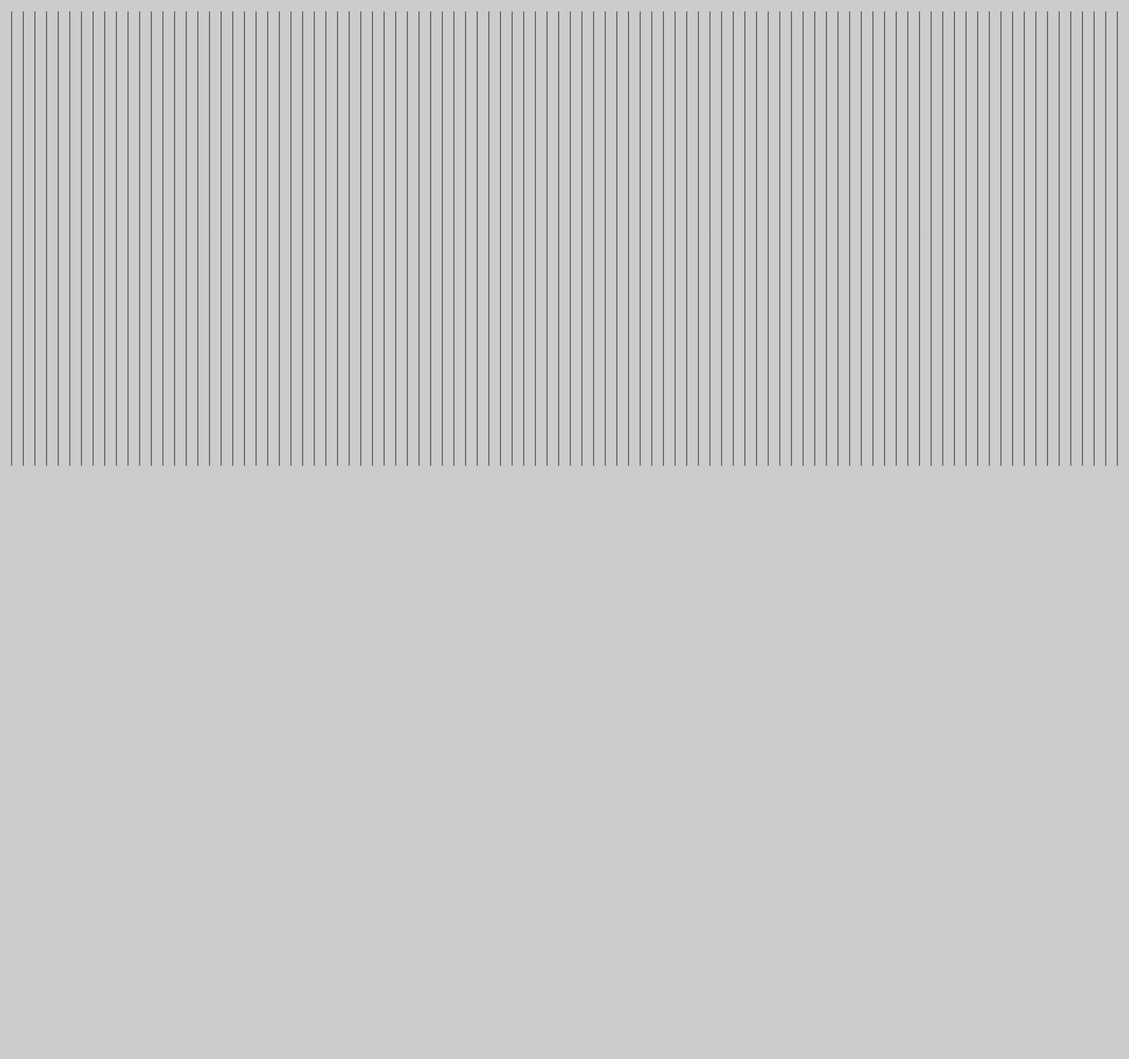
Frame 1 (no input)
Frame 60 (no input): identical to frame 1, image omitted
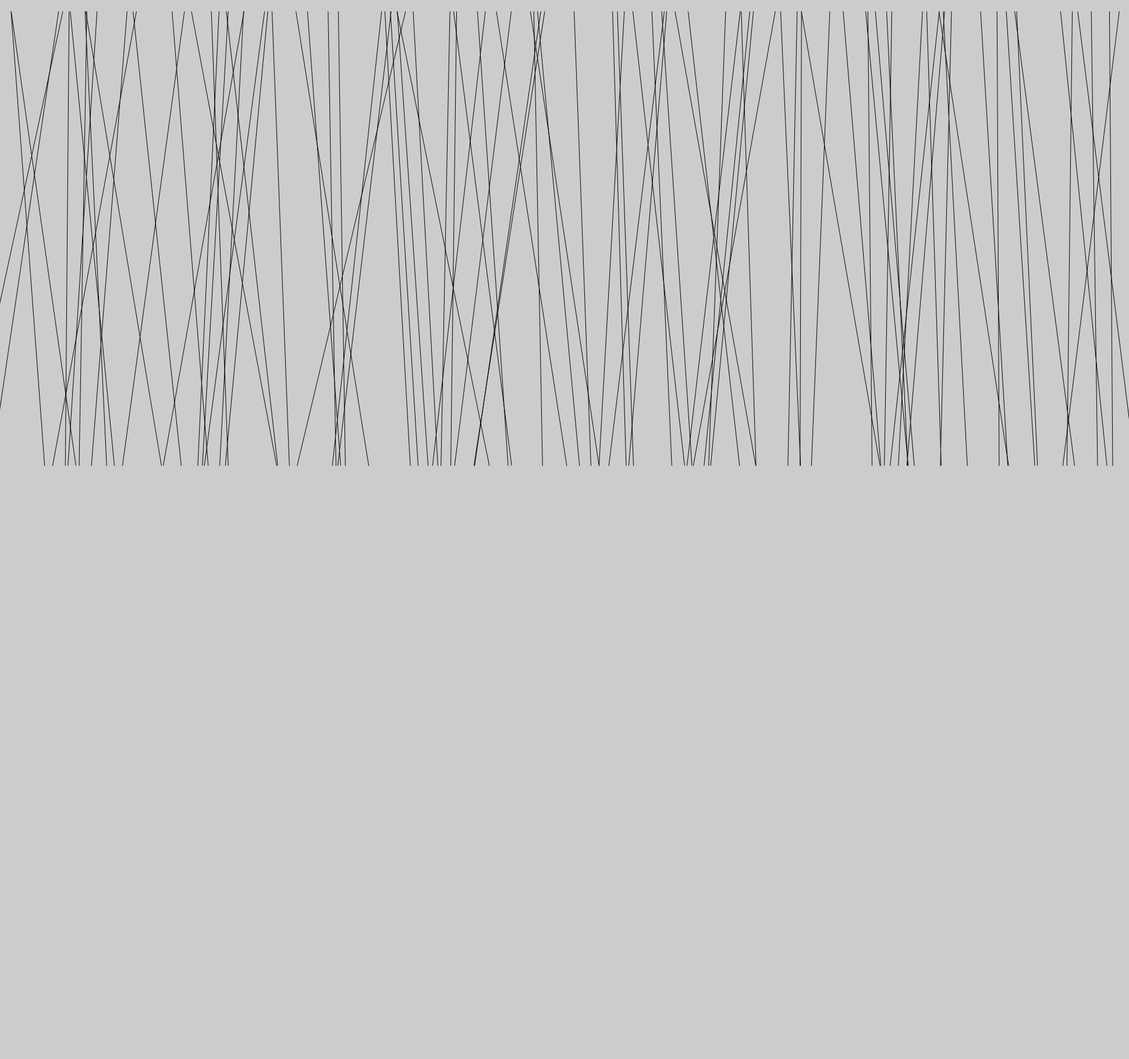
Frame 120 (the mouse pressed at the canvas centre since frame 60)

The p5.js sketch that drew these frames (run headless with seeded random() and noise() and a simulated clock; from frame 60 on, the mouse is pressed at the canvas centre):

// p5.js sketch
// ── sketch.js
//  Variables:

function setup() {
    createCanvas(1940, 1820);

}

function draw() {
    // PRINT RANDOMLY DRAWN  :
    // ================================
    background(204);
    for (var x = 20; x < innerWidth; x += 20) {
        //  change the MX for the variablility without the mouse
        var mx = mouseX / 10;
        var offsetA = random(-mx, mx);
        var offsetB = random(-mx, mx);
        // Random Color changes for the lines when it is in moition on the X axis
        // line(x1,y1,x2,y2);
        line(x + offsetA, 20, x - offsetB, 800);
    }

}
